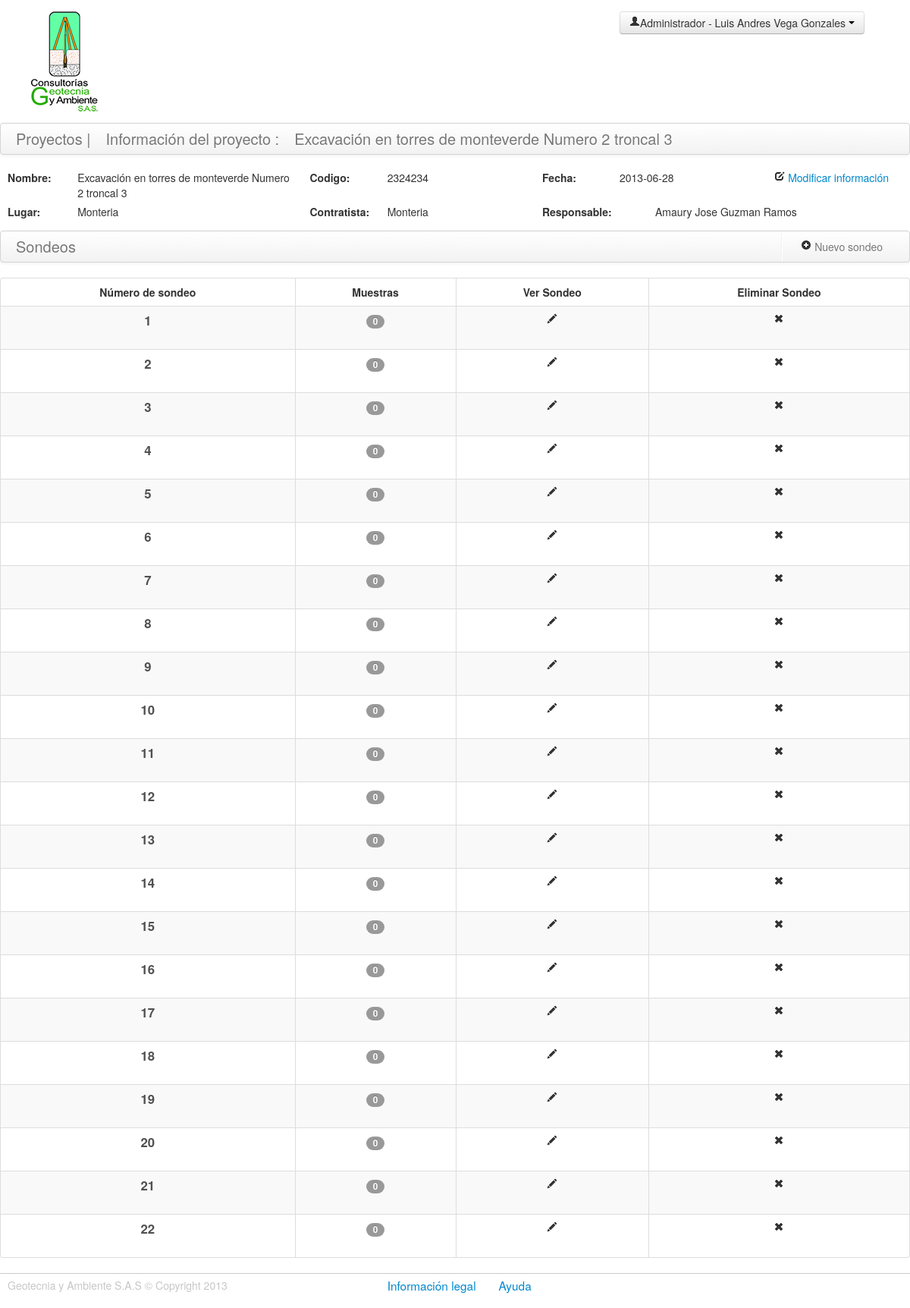
Before: /sondeos.php?idp=109 (signed in) with the older database file.
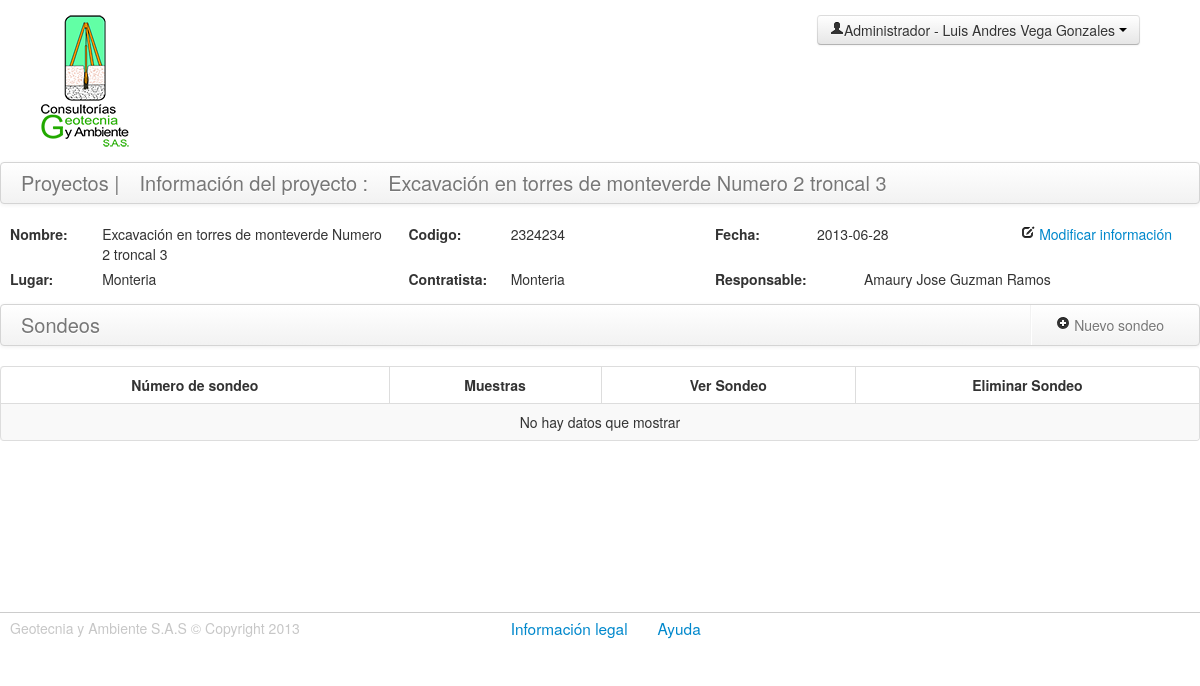
After: the same page with the newer database file.
### tables this page shows
CREATE TABLE IF NOT EXISTS `sondeos` (
  `id_sondeo` int(11) NOT NULL AUTO_INCREMENT COMMENT 'id de sondeo\r\n',
  `nivel_freatico` float DEFAULT NULL COMMENT 'Nivel freatico del suelo',
  `profundidad_superficie` float DEFAULT NULL,
  `estado` int(11) NOT NULL,
  `fk_id_tipo_superficie` int(11) DEFAULT NULL,
  `fk_idproyecto` int(11) NOT NULL COMMENT 'llave foranea del id del proyecto\r\n',
  PRIMARY KEY (`id_sondeo`),
  KEY `fk_idproyecto` (`fk_idproyecto`),
  KEY `fk_id_tipo_superficie` (`fk_id_tipo_superficie`)
);

### includes/sondeos.php (called while the page is built, shortened)
<?php
class sondeos extends DataBase {
	function getListaSondeos( $idp ) {
		$retorno = false;
		$sql = "SELECT
  `s`.`id_sondeo`,
  `s`.`nivel_freatico`,
  `s`.`profundidad_superficie`,
  `s`.`estado`,
  `s`.`fk_id_tipo_superficie`,
  `s`.`fk_idproyecto`,
  (SELECT count(*) FROM muestras WHERE fk_idsondeo=s.id_sondeo ) AS cantidad
FROM
  `sondeos` `s`
  where fk_idproyecto='$idp'";
		$respuesta = $this->query($sql);
		if ( $respuesta ) {
			$matriz = array();
			while ( $fila = $respuesta->fetch_object()) {
				$matriz[] = $fila;
			}
			$retorno = $matriz;
		}
		return $retorno;
	}
}
?>

### sondeos.php (the view, shortened to what the changed rows need)
<?php
  require_once('includes/sondeos.php');
  $data=$_SESSION['usuario'];
  $sondeosClass = new sondeos();
  $sondeos = $sondeosClass->getListaSondeos($_GET['idp']);
  ?>
<!DOCTYPE html>
<html class="no-js">
  <head>
    <link rel="stylesheet" href="assets/css/bootstrap.css">
    <link rel="stylesheet" href="assets/css/base.css">
    <link rel="stylesheet" href="assets/css/sondeos.css">
    <link rel="stylesheet" href="http://code.jquery.com/ui/1.10.1/themes/base/jquery-ui.css" />
  </head>
  <body >
    <div class="row-fluid cuerpo-proyectos">
      <table id="sondeos" class="table table-hover table-striped table-bordered ">
        <thead>
          <tr>
            <th>Número de sondeo</th>
            <th>Muestras</th>
            <th>Ver Sondeo</th>
            <?php if ( $data['tipo']=='Administrador' || $data['tipo']=='Ingeniero'  ) : ?>
              <th>Eliminar Sondeo</th>
            <?php endif ?>
          </tr>
        </thead>
        <tbody>
            <?php if ( count( $sondeos ) > 0 ) : ?>
            <?php $i = 1; ?>
            <?php foreach ( $sondeos as $sondeo ) : ?>
            <tr>
            <td><span class="titulo-proyectos"><?php echo $i; ?></span></td>
            <td><span class="badge"><?php echo $sondeo->cantidad; ?></span></td>
            <td><a href="muestras.php?idp=<?php echo $sondeo->fk_idproyecto; ?>&ids=<?php echo $sondeo->id_sondeo; ?>&numsondeo=<?php echo $i; ?>"><i class="icon-pencil"></a></td>
            <?php if ( $data['tipo']=='Administrador' || $data['tipo']=='Ingeniero'  ) : ?>
              <td>
                <a class="eliminarSondeo" href="#"><i class="icon-remove"></i></a>
              </td>
            </tr>
            <?php endif ?>
            <?php $i++; ?>
            <?php endforeach; ?>
            <?php else: ?>
          <tr>
            <?php if ( $data['tipo']=='Administrador' || $data['tipo']=='Ingeniero' ) : ?>
              <td colspan="4">No hay datos que mostrar</td>
            <?php else: ?>
               <td colspan="3">No hay datos que mostrar</td>
            <?php endif ?>
          </tr>
          <?php endif ?>
        </tbody>
      </table>
    </div>
  </body>
</html>

Changed rows visible on the page:
removed sondeos: cantidad "0"
removed sondeos: cantidad "0"
removed sondeos: cantidad "0"
removed sondeos: cantidad "0"
removed sondeos: cantidad "0"
removed sondeos: cantidad "0"
removed sondeos: cantidad "0"
removed sondeos: cantidad "0"
removed sondeos: cantidad "0"
removed sondeos: cantidad "0"
removed sondeos: cantidad "0"
removed sondeos: cantidad "0"
removed sondeos: cantidad "0"
removed sondeos: cantidad "0"
removed sondeos: cantidad "0"
removed sondeos: cantidad "0"
removed sondeos: cantidad "0"
removed sondeos: cantidad "0"
removed sondeos: cantidad "0"
removed sondeos: cantidad "0"
removed sondeos: cantidad "0"
removed sondeos: cantidad "0"
Other visible differences:
text now shown: "No hay datos que mostrar"
